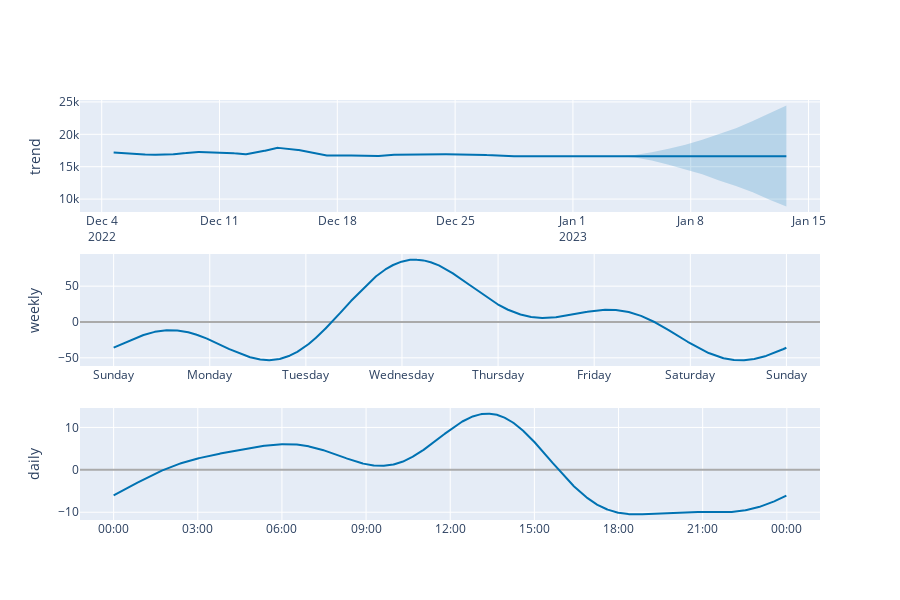

The notebook cell this image was saved under:
### Code cell
plot_components_plotly(m, forecast)

### Figure 1 — Plotly figure (JSON) as saved in the notebook; plotly's stock layout.template omitted (floating-point values rounded to 4 significant figures; data arrays with more than 128 entries replaced by an {"elided": "..."} marker saying what was removed)
{"data": [{"line": {"color": "#0072B2", "width": 2}, "mode": "lines", "name": "trend", "type": "scatter", "x": {"elided": "733 str values"}, "xaxis": "x", "y": {"elided": "733 float values"}, "yaxis": "y"}, {"line": {"color": "rgba(0, 114, 178, 0.2)", "width": 0}, "mode": "lines", "name": "trend_upper", "type": "scatter", "x": {"elided": "733 str values"}, "xaxis": "x", "y": {"elided": "733 float values"}, "yaxis": "y"}, {"fill": "tonexty", "fillcolor": "rgba(0, 114, 178, 0.2)", "line": {"color": "rgba(0, 114, 178, 0.2)", "width": 0}, "mode": "lines", "name": "trend_lower", "type": "scatter", "x": {"elided": "733 str values"}, "xaxis": "x", "y": {"elided": "733 float values"}, "yaxis": "y"}, {"line": {"color": "#0072B2", "width": 2}, "mode": "lines", "name": "weekly", "type": "scatter", "x": {"elided": "10080 str values"}, "xaxis": "x2", "y": {"elided": "10080 float values"}, "yaxis": "y2"}, {"line": {"color": "#0072B2", "width": 2}, "mode": "lines", "name": "daily", "type": "scatter", "x": {"elided": "1440 str values"}, "xaxis": "x3", "y": {"elided": "1440 float values"}, "yaxis": "y3"}], "layout": {"height": 600, "showlegend": false, "width": 900, "xaxis": {"anchor": "y", "domain": [0, 1], "range": ["2022-12-02T17:02:03.455500", "2023-01-15T16:22:59.454500"], "type": "date"}, "xaxis2": {"anchor": "y2", "domain": [0, 1], "range": ["2016-12-31T15:36:03", "2017-01-08T08:22:57"], "tickformat": "%A", "type": "date"}, "xaxis3": {"anchor": "y3", "domain": [0, 1], "range": ["2016-12-31T22:48:03", "2017-01-02T01:10:57"], "tickformat": "%H:%M", "type": "date"}, "yaxis": {"anchor": "x", "domain": [0.7333, 1], "rangemode": "normal", "title": {"text": "trend"}, "zerolinecolor": "#AAA"}, "yaxis2": {"anchor": "x2", "domain": [0.3667, 0.6333], "title": {"text": "weekly"}, "zerolinecolor": "#AAA"}, "yaxis3": {"anchor": "x3", "domain": [0, 0.2667], "title": {"text": "daily"}, "zerolinecolor": "#AAA"}}}
